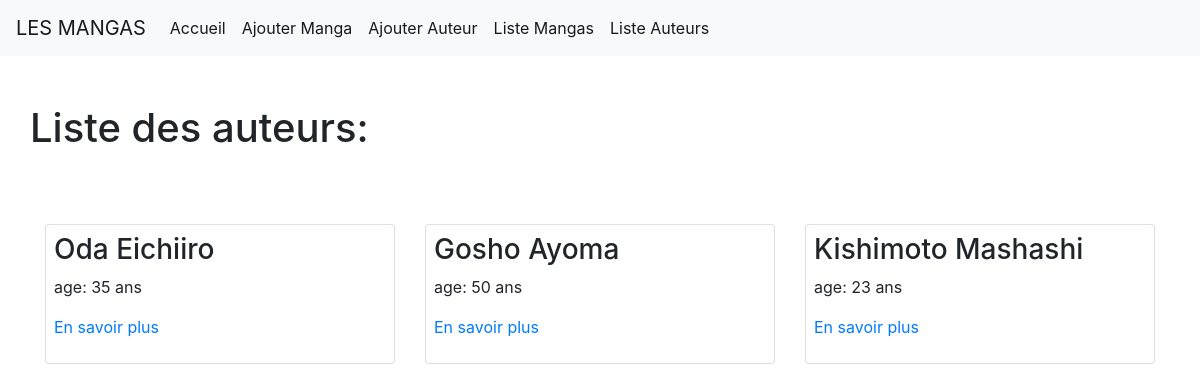
/manga/Liste/Auteur, run on the app's committed database.
### manga/models.py (models this page shows, shortened)
class Auteur(models.Model):
    nom = models.CharField(max_length=30)
    prenom = models.CharField(max_length=30)
    age = models.IntegerField()
    histoire = models.TextField(null=True)

### manga/views.py (the view)
# urls.py: path('Liste/Auteur', views.liste_auteur, name='liste_auteur'),
def liste_auteur(request):
    auteurs = Auteur.objects.all()
    return render(request, 'liste_auteurs.html', {'les_auteurs': auteurs })

### manga/templates/liste_auteurs.html
{% extends 'base.html' %}
{% block body %}
    <div class="row mb-5 mt-5">
        <h1>Liste des auteurs:</h1>
    </div>
    <div class="row">
    {% for auteur in les_auteurs %}
    <div class="col-md-4">
        <div class="card mt-3 mb-3 ">
            <div class="ml-2 mr-2 mt-2 mb-2">
                <h3>{{ auteur.nom }} {{ auteur.prenom}}</h3>
                <p>age: {{ auteur.age}} ans</p>
                <p><a href="{% url 'l_auteur' auteur.id %}">En savoir plus</a></p>
            </div>
        </div>
    </div>
    {% empty %}
        <p>Aucun auteur.</p>
    {% endfor %}
</div>
{% endblock %}

### data on the page
Auteur: nom "Oda", prenom "Eichiiro", age "35"
Auteur: nom "Gosho", prenom "Ayoma", age "50"
Auteur: nom "Kishimoto", prenom "Mashashi", age "23"
